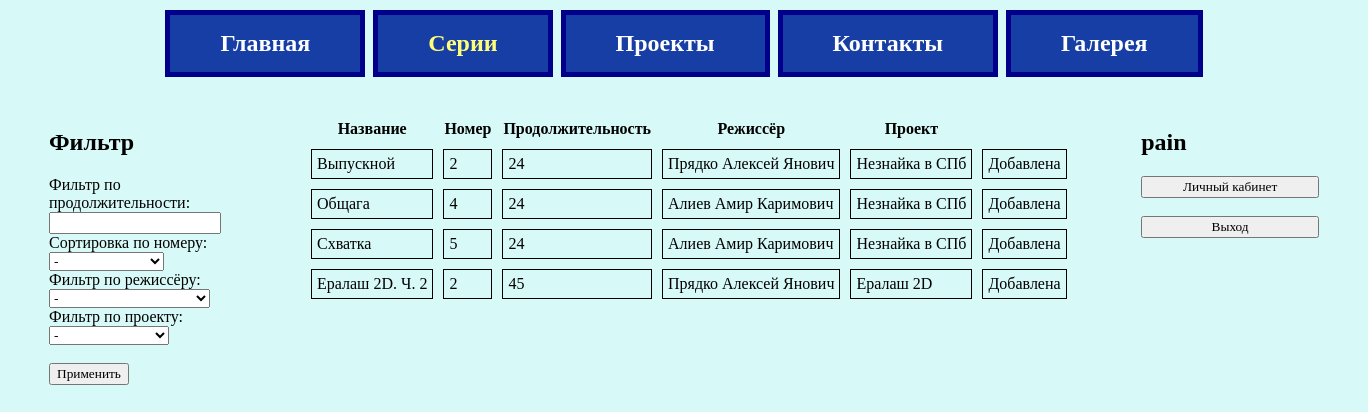
/series.php (signed in), run on the app's committed database.
### tables this page shows
CREATE TABLE `series` (
  `id` int(4) NOT NULL,
  `name` varchar(60) NOT NULL,
  `num` int(3) NOT NULL,
  `duration` int(3) NOT NULL,
  `emp_id` int(4) NOT NULL,
  `project_id` int(4) NOT NULL
);

CREATE TABLE `employees` (
  `id` int(7) NOT NULL,
  `name` varchar(60) NOT NULL,
  `position` varchar(60) NOT NULL,
  `login` varchar(60) NOT NULL,
  `pass` varchar(60) NOT NULL
);

CREATE TABLE `projects` (
  `id` int(4) NOT NULL,
  `name` varchar(60) NOT NULL,
  `genre` varchar(60) NOT NULL,
  `age_limit` varchar(20) NOT NULL,
  `emp_id` int(4) NOT NULL,
  `sponsor_id` int(4) NOT NULL
);

### series.php (the view, shortened to what this page needs)
<!DOCTYPE html>
<html>
<head>
    <link rel="stylesheet" href="style1.css">
    <link rel="stylesheet" href="style2.css">
</head>
<body bgcolor="D7F9F7">
    <link rel="stylesheet" href="style2.css">
    <div class="page">
        <div class="block0">
            <ul class="nav">
                <li><a class="buttons" href="index.php">Главная</a></li>
                <li><a class="mainbuttons" href="series.php">Серии</font></a></li>
                <li><a class="buttons" href="projects.php">Проекты</font></a></li>
                <li><a class="buttons" href="ref.php">Контакты</font></a></li>
        	    <li><a class="buttons" href="sponsors.php">Галерея</font></a></li>
            </ul>
        </div>
        <div class="container">
            <div class="block1" <?php session_start(); if ($_SESSION['user'] == "in"){
                } ?>>
                <h2>Фильтр</h2>
                <form method="GET" action="">
                    <label>Фильтр по продолжительности:</label>
                    <input type="text" name="duration" value="<?php echo isset($_GET['duration']) ? $_GET['duration'] : ''; ?>" />
                    <br>
                    <label>Сортировка по номеру:</label>
                    <select name="sort">
                        <option value="no"<?php if(isset($_GET['sort']) && $_GET['sort'] == 'no') { echo ' selected="selected"'; } ?>>-</option>
                    </select>
                    <br>
                    <?php
                    echo '<label>Фильтр по режиссёру:</label><br>';
                    echo '<select name="rez" id="rez" size="1">';
                    echo '<option value = "no">-</option>';
                    echo '</select>';
                    echo '<br>';
                    echo '<label>Фильтр по проекту:</label><br>';
                    echo '<select name="pro" id="pro" size="1">';
                    echo '<option value = "no">-</option>';
                    echo '</select>';
                    echo '<br><br>';
                    ?>
                    <input type="submit" value="Применить" />
                </form>
            </div>
            <div class="block2">
                    <?php
                include 'db.php';
                $impid= $_SESSION['id_user'];
                $query = "SELECT * FROM series WHERE id IN (SELECT id_ser FROM busket WHERE id_user = $impid)";
                $result = mysqli_query($conn, $query);
                echo '<table>';
                echo '<tr><th>Название</th><th>Номер</th><th>Продолжительность</th><th>Режиссёр</th><th>Проект</th></tr>';
                while ($row = mysqli_fetch_array($result)) {
                    echo '<tr>';
                    echo '<td>' . $row['name'] . '</td>';
                    echo '<td>' . $row['num'] . '</td>';
                    echo '<td>' . $row['duration'] . '</td>';
                    $sql4 = intval($row['emp_id']);
                    $nq = "SELECT name FROM employees WHERE id = $sql4";
                    $itog = mysqli_query($conn, $nq);
                    $row2 = mysqli_fetch_assoc($itog);
                    echo '<td>' .htmlspecialchars($row2['name']). '</td>';
                    $sql5 = intval($row['project_id']);
                    $nq2 = "SELECT name FROM projects WHERE id = $sql5";
                    $itog2 = mysqli_query($conn, $nq2);
                    $row3 = mysqli_fetch_assoc($itog2);
                    echo '<td>' .htmlspecialchars($row3['name']). '</td>';
                    if ($_SESSION['user'] == "in"){
                        $rsql = ($row['id']);
                        $usql = ($_SESSION['id_user']);
                        $nq3 = "SELECT id FROM busket WHERE (id_ser = $rsql AND id_user = $usql)";
                        $itog3 = mysqli_query($conn, $nq3);
                        $row4 = mysqli_fetch_assoc($itog3);
                        if(empty($row4['id'])){
                            echo '<td><form method="POST" action=""><input type="hidden" name="id" value="' . $row['id'] . '"><input type="submit" name="add_to_list" value="+"></form></td>';
                        }
                        else{
                            echo '<td>Добавлена</td>';
                        }
                    }
                    echo '</tr>';
                }
                echo '</table>';
            ?>
            </div>
            <div class="block3">
                <?php
                if ($_SESSION['user'] != "in"){
                    if ($_SESSION['regaut']=="reg"){
                    echo '<form method="POST" style="text-align: left;">
                            <h2>Регистрация</h2>
                            E-Mail:<br><input type="text" style="width:100%;" name="email_register_input" > <br>
                            Логин:<br><input type="text" style="width:100%;" name="login_register_input"> <br>
                            Пароль:<br><input type="password" style="width:100%;" name="password_register_input" > <br>
                            <br>
                            <input style="width:100%;"  type="submit" name="do_register_btn" value="Зарегистрироваться и войти"></input>
                            <br><br>
                            <input style="width:100%;"  type="submit" name="to_auth_btn" value="Авторизация"></input>
                        </form>';
                    }
                    else{
                        echo '<form method="POST" style="text-align: left;">
                            <h2>Авторизация</h2>
                            Логин:<br><input type="text" style="width:100%;" name="login_aut_input"> <br>
                            Пароль:<br><input type="password" style="width:100%;" name="password_aut_input" > <br>
                            <br>
                            <input style="width:100%;"  type="submit" name="run_auth_btn" value="Войти"></input>
                            <br><br>
                            <input style="width:100%;"  type="submit" name="to_reg_btn" value="Регистрация"></input>
                        </form>';
                    }
                }
                else{
                    $tmp = $_SESSION['the_login'];
                    echo '<form method="POST" style="text-align: left;">
                            <h2>';
                    echo $tmp;
                    echo '</h2>';
                    echo '
                            <input style="width:100%;"  type="submit" name="to_lk_btn" value="Личный кабинет"></input>
                            <br><br>
                            <input style="width:100%;"  type="submit" name="exit_btn" value="Выход"></input>
                        </form>';
                }
                ?>
            </div>
        </div>
    </div>
</body>
</html>

### style1.css (style rules this page uses)
.nav li { display: inline; }
ul.nav a { margin: 2px; display: inline-block; padding-right: 50px; padding-left: 50px; padding-top: 15px; padding-bottom: 15px; background-color: #163ea4; border: 5px solid #00008B; text-decoration: none; text-align: center; font-weight: 600; font-size: 150%; }

### style2.css (style rules this page uses)
.container { display: flex; margin-top: 30px; }
.block0 { margin: auto; height: 10%; width: 100%; text-align: center; }
.block1 { height: 900px; width: 230px; margin-right: 40px; margin-left: 40px; }
.block2 { height: 100%; width: 100%; font-family: century gothic; margin-left: 40px; }
.block3 { height: 100%; width: 300px; margin-right: 40px; margin-left: 40px; font-family: century gothic; }
.buttons { font-family: century gothic; color: white; padding: 1px; }
.mainbuttons { font-family: century gothic; color: #FFFF77; }

### series.php (style rules this page uses)
table { border-collapse: separate; border-spacing: 10px; font-family: century gothic; }
td { padding: 5px; border: 1px solid #000; font-family: century gothic; }
label { font-family: century gothic; }
select { font-family: century gothic; }
input { font-family: century gothic; }
h2 { font-family: century gothic; }
a { font-family: century gothic; }

### data on the page
series: name "Выпускной", num "2", duration "24", emp.name "Прядко Алексей Янович", project.name "Незнайка в СПб"
series: name "Общага", num "4", duration "24", emp.name "Алиев Амир Каримович", project.name "Незнайка в СПб"
series: name "Схватка", num "5", duration "24", emp.name "Алиев Амир Каримович", project.name "Незнайка в СПб"
series: name "Ералаш 2D. Ч. 2", num "2", duration "45", emp.name "Прядко Алексей Янович", project.name "Ералаш 2D"

### other printed values
$tmp "pain"
